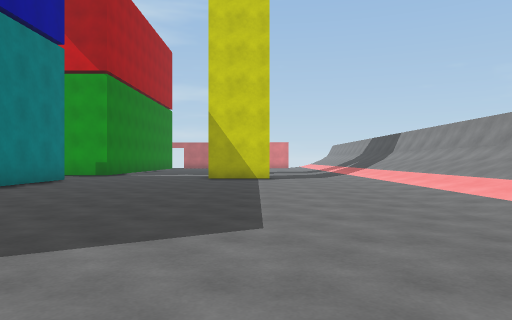
view 1 (above)

21 first-person views from a walk through a 3-D level made in the Unity game engine. The camera is 1.2 m above the floor, looks level and sees 70° across. The floor is counted in squares, 2 m on a side. Each view is taken from the middle of a square. On the plan, view 1 faces up. The plan holds only what a view shows up to about 10 squares ahead; the rest is blank. The place goes on beyond the plan. The player character is not drawn. Surface patterns are stand-ins for the level's own textures.

view 2
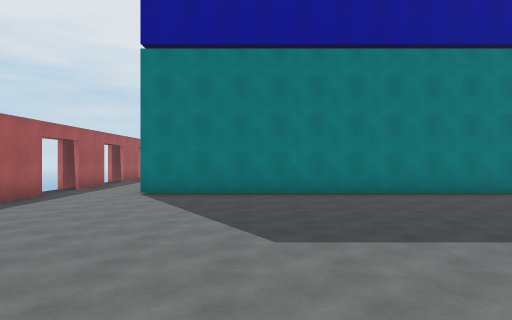

view 3
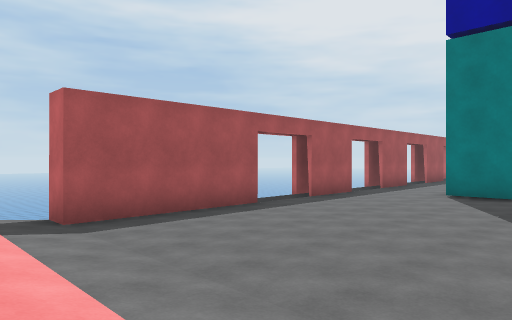

view 4
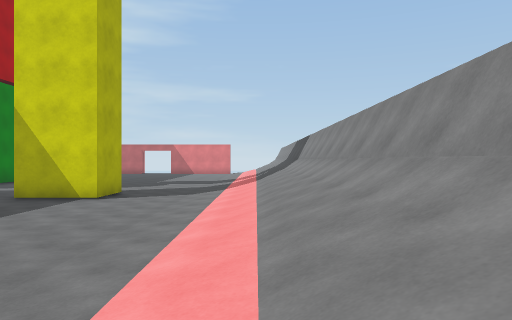

view 5
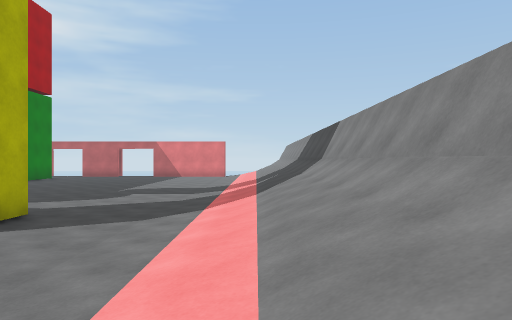

view 6
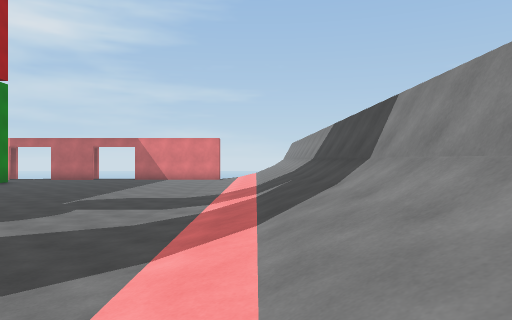

view 7
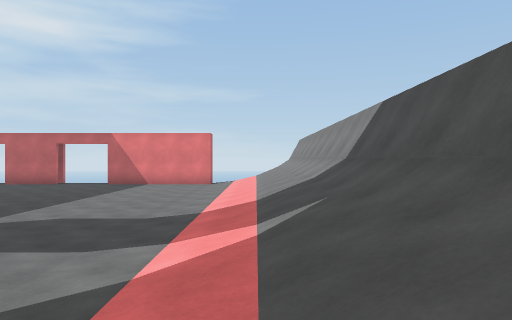

view 8
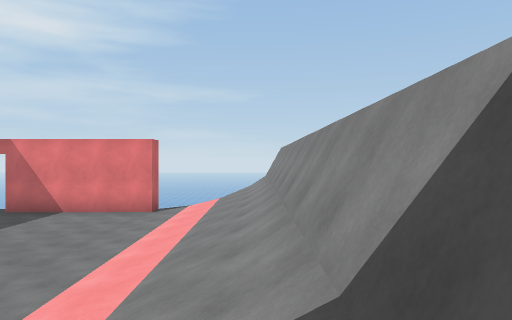

view 9
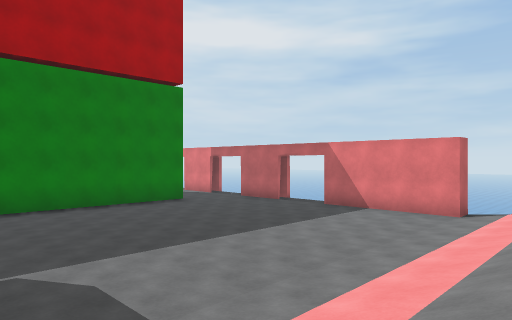

view 10
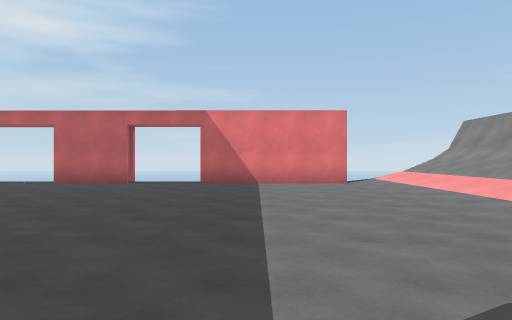

view 11
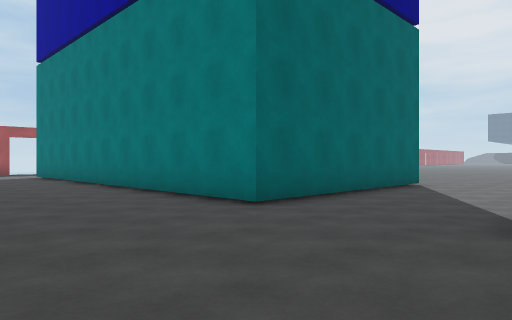

view 12
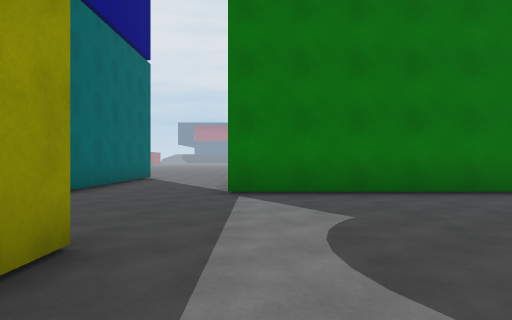

view 13
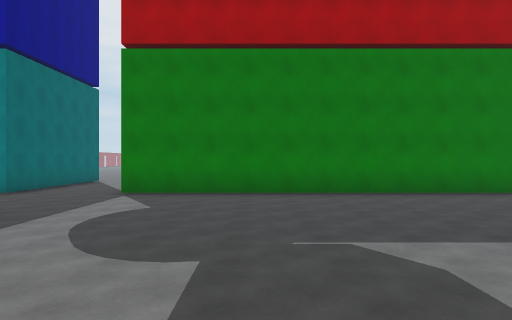

view 14
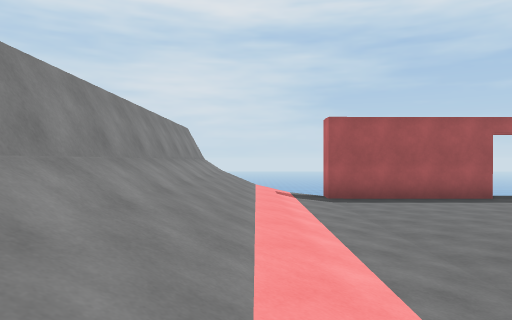

view 15
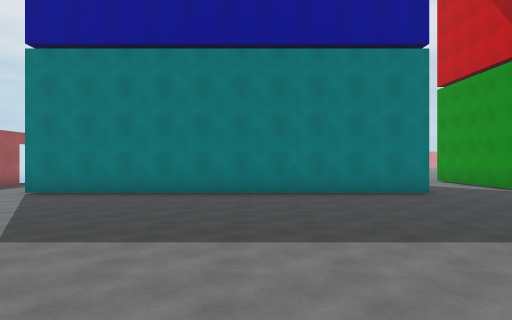

view 16
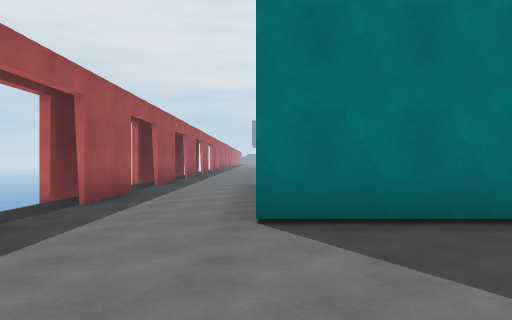

view 17
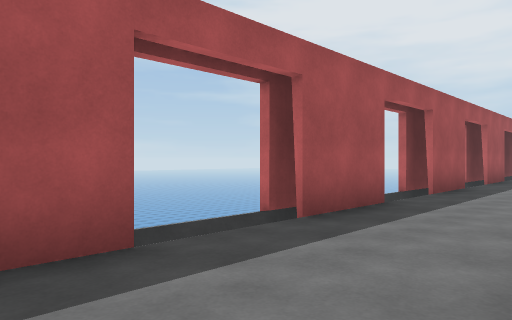

view 18
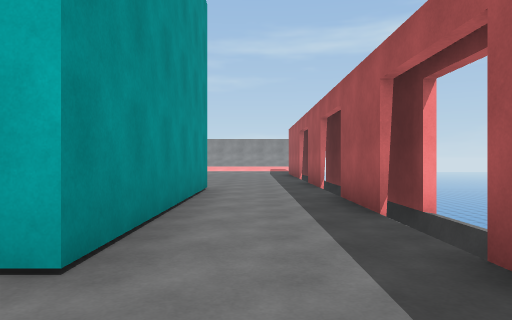

view 19
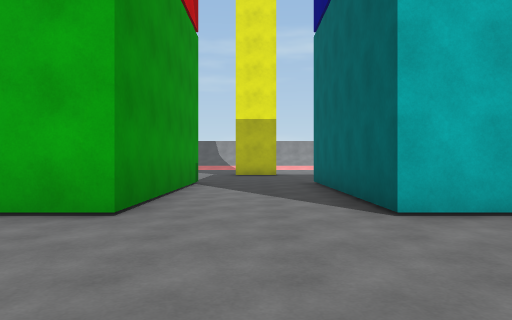

view 20
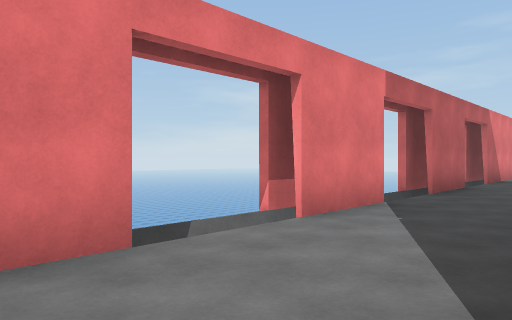

view 21
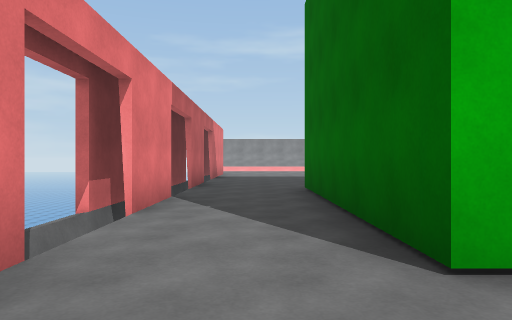

### Floor plan
Key: @ floor where view 1 was taken; # wall or solid block; x gap in a wall; . floor; / step, stairs or slope; ^ raised ledge; v drop or lower ground.
Columns run from 16 left of view 1 to 6 right of it. Each row starts with its distance up from view 1.
 27     #xvv vvx#vv####vvvv
 26     ...............///^
 25    ................///^
 24     .######........///^
 23           #........///^
 22           #........///^
 21           #........///^
 20           #........///^
 19           #........///^
 18           #........///^
 17           #........///^
 16           #........///^
 15      #    #........///^
 14    ..######........///^
 13   .................///^
 12  ..............##..///^
 11   .................///^
 10    ..######........///^
  9      #    #........///^
  8           #........///^
  7           #........///^
  6           #........///^
  5           #........///^
  4           #........///^
  3           #........///^
  2           #........///^
  1           #........///^
  0     .######.....@..///^
 -1    ................///^
 -2 ...................///^
 -3 ##  #xvv#vvx#vv####vvvv

Where each view was taken, in squares from view 1:
view 1: 0 up, 0 right, facing up
view 2: 3 up, 4 right, facing left
view 3: 3 up, 4 right, facing down-left
view 4: 3 up, 4 right, facing up
view 5: 7 up, 4 right, facing up
view 6: 10 up, 4 right, facing up
view 7: 13 up, 4 right, facing up
view 8: 17 up, 5 right, facing up
view 9: 17 up, 5 right, facing up-left
view 10: 17 up, 0 right, facing up
view 11: 14 up, 2 left, facing down-left
view 12: 14 up, 1 right, facing left
view 13: 17 up, 4 right, facing left
view 14: 6 up, 4 right, facing down
view 15: 6 up, 4 right, facing left
view 16: 0 up, 2 left, facing left
view 17: 0 up, 4 left, facing down-left
view 18: 1 down, 13 left, facing right
view 19: 12 up, 15 left, facing right
view 20: 24 up, 12 left, facing up-right
view 21: 25 up, 13 left, facing right
